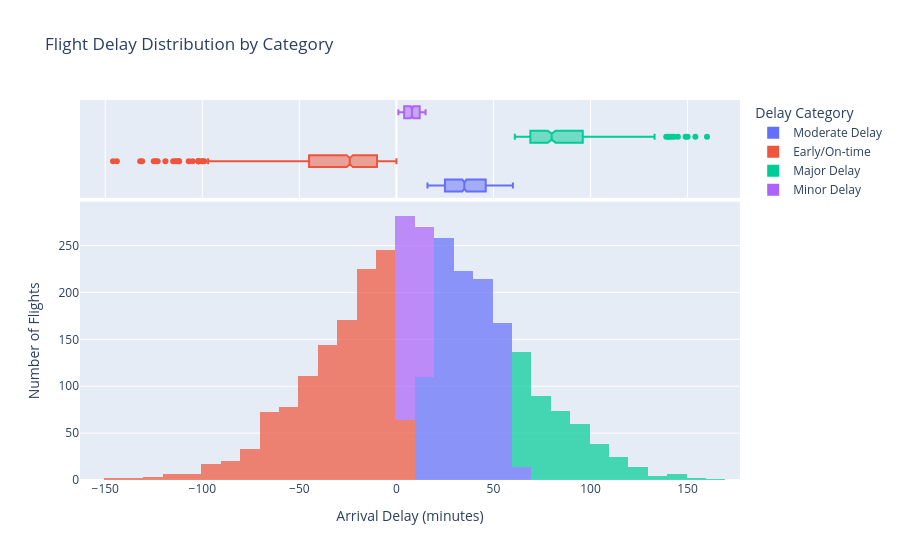

Source (notebook cell):
### Markdown cell above
**g. Delay Distributions, Categories and Density**

### Code cell
fig = px.histogram(
    df,
    x="ARR_DELAY",
    color="Delay_Category",   # adds grouping
    nbins=60,
    marginal="box",           # adds boxplot on top
    opacity=0.7,
    title="Flight Delay Distribution by Category",
    hover_data=["OP_UNIQUE_CARRIER", "ORIGIN", "DEST"]
)

fig.update_layout(
    xaxis_title="Arrival Delay (minutes)",
    yaxis_title="Number of Flights",
    legend_title="Delay Category"
)

fig.show()

### Figure 1 — Plotly figure (JSON) as saved in the notebook; plotly's stock layout.template omitted (floating-point values rounded to 4 significant figures; data arrays with more than 128 entries replaced by an {"elided": "..."} marker saying what was removed)
{"data": [{"bingroup": "x", "hovertemplate": "Delay_Category=Moderate Delay<br>ARR_DELAY=%{x}<br>count=%{y}<extra></extra>", "legendgroup": "Moderate Delay", "marker": {"color": "#636efa", "opacity": 0.7, "pattern": {"shape": ""}}, "name": "Moderate Delay", "nbinsx": 60, "orientation": "v", "showlegend": true, "type": "histogram", "x": {"elided": "986 int values"}, "xaxis": "x", "yaxis": "y"}, {"customdata": {"elided": "986x3 str values"}, "hovertemplate": "Delay_Category=Moderate Delay<br>ARR_DELAY=%{x}<br>OP_UNIQUE_CARRIER=%{customdata[0]}<br>ORIGIN=%{customdata[1]}<br>DEST=%{customdata[2]}<extra></extra>", "legendgroup": "Moderate Delay", "marker": {"color": "#636efa"}, "name": "Moderate Delay", "notched": true, "showlegend": false, "type": "box", "x": {"elided": "986 int values"}, "xaxis": "x2", "yaxis": "y2"}, {"bingroup": "x", "hovertemplate": "Delay_Category=Early/On-time<br>ARR_DELAY=%{x}<br>count=%{y}<extra></extra>", "legendgroup": "Early/On-time", "marker": {"color": "#EF553B", "opacity": 0.7, "pattern": {"shape": ""}}, "name": "Early/On-time", "nbinsx": 60, "orientation": "v", "showlegend": true, "type": "histogram", "x": {"elided": "1200 int values"}, "xaxis": "x", "yaxis": "y"}, {"customdata": {"elided": "1200x3 str values"}, "hovertemplate": "Delay_Category=Early/On-time<br>ARR_DELAY=%{x}<br>OP_UNIQUE_CARRIER=%{customdata[0]}<br>ORIGIN=%{customdata[1]}<br>DEST=%{customdata[2]}<extra></extra>", "legendgroup": "Early/On-time", "marker": {"color": "#EF553B"}, "name": "Early/On-time", "notched": true, "showlegend": false, "type": "box", "x": {"elided": "1200 int values"}, "xaxis": "x2", "yaxis": "y2"}, {"bingroup": "x", "hovertemplate": "Delay_Category=Major Delay<br>ARR_DELAY=%{x}<br>count=%{y}<extra></extra>", "legendgroup": "Major Delay", "marker": {"color": "#00cc96", "opacity": 0.7, "pattern": {"shape": ""}}, "name": "Major Delay", "nbinsx": 60, "orientation": "v", "showlegend": true, "type": "histogram", "x": {"elided": "436 int values"}, "xaxis": "x", "yaxis": "y"}, {"customdata": {"elided": "436x3 str values"}, "hovertemplate": "Delay_Category=Major Delay<br>ARR_DELAY=%{x}<br>OP_UNIQUE_CARRIER=%{customdata[0]}<br>ORIGIN=%{customdata[1]}<br>DEST=%{customdata[2]}<extra></extra>", "legendgroup": "Major Delay", "marker": {"color": "#00cc96"}, "name": "Major Delay", "notched": true, "showlegend": false, "type": "box", "x": {"elided": "436 int values"}, "xaxis": "x2", "yaxis": "y2"}, {"bingroup": "x", "hovertemplate": "Delay_Category=Minor Delay<br>ARR_DELAY=%{x}<br>count=%{y}<extra></extra>", "legendgroup": "Minor Delay", "marker": {"color": "#ab63fa", "opacity": 0.7, "pattern": {"shape": ""}}, "name": "Minor Delay", "nbinsx": 60, "orientation": "v", "showlegend": true, "type": "histogram", "x": {"elided": "378 int values"}, "xaxis": "x", "yaxis": "y"}, {"customdata": {"elided": "378x3 str values"}, "hovertemplate": "Delay_Category=Minor Delay<br>ARR_DELAY=%{x}<br>OP_UNIQUE_CARRIER=%{customdata[0]}<br>ORIGIN=%{customdata[1]}<br>DEST=%{customdata[2]}<extra></extra>", "legendgroup": "Minor Delay", "marker": {"color": "#ab63fa"}, "name": "Minor Delay", "notched": true, "showlegend": false, "type": "box", "x": {"elided": "378 int values"}, "xaxis": "x2", "yaxis": "y2"}], "layout": {"barmode": "relative", "legend": {"title": {"text": "Delay Category"}, "tracegroupgap": 0}, "title": {"text": "Flight Delay Distribution by Category"}, "xaxis": {"anchor": "y", "domain": [0, 1], "title": {"text": "Arrival Delay (minutes)"}}, "xaxis2": {"anchor": "y2", "domain": [0, 1], "matches": "x", "showgrid": true, "showticklabels": false}, "yaxis": {"anchor": "x", "domain": [0, 0.7326], "title": {"text": "Number of Flights"}}, "yaxis2": {"anchor": "x2", "domain": [0.7426, 1], "matches": "y2", "showgrid": false, "showline": false, "showticklabels": false, "ticks": ""}}}
